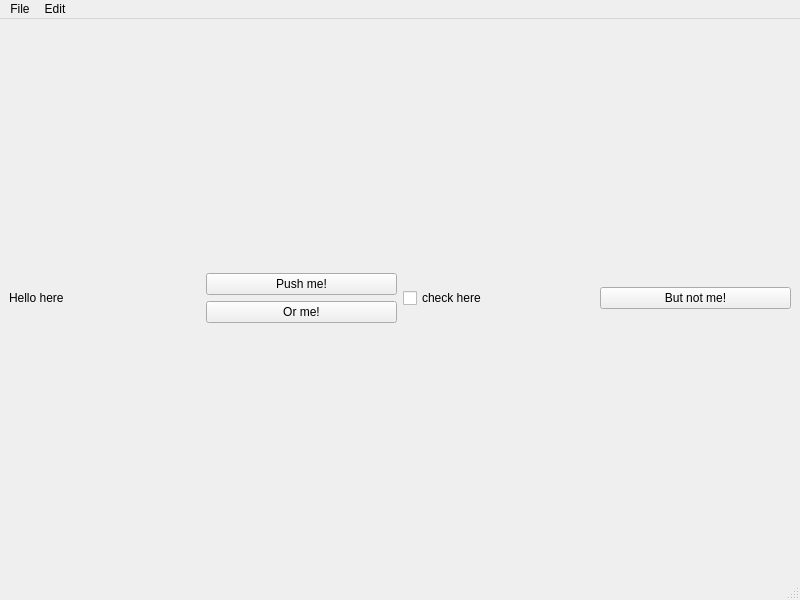
<?xml version="1.0" encoding="UTF-8"?>
<ui version="4.0">
 <class>MainWindow</class>
 <widget class="QMainWindow" name="MainWindow">
  <property name="geometry">
   <rect>
    <x>0</x>
    <y>0</y>
    <width>800</width>
    <height>600</height>
   </rect>
  </property>
  <property name="windowTitle">
   <string>Qt title</string>
  </property>
  <widget class="QWidget" name="centralwidget">
   <layout class="QGridLayout" name="gridLayout">
    <item row="2" column="0">
     <widget class="QLabel" name="label">
      <property name="text">
       <string>Hello here</string>
      </property>
     </widget>
    </item>
    <item row="2" column="2">
     <widget class="QCheckBox" name="checkBox">
      <property name="text">
       <string>check here</string>
      </property>
     </widget>
    </item>
    <item row="2" column="3">
     <widget class="QPushButton" name="pushButton">
      <property name="text">
       <string>But not me!</string>
      </property>
     </widget>
    </item>
    <item row="2" column="1">
     <layout class="QVBoxLayout" name="verticalLayout">
      <item>
       <widget class="QPushButton" name="pushButton_2">
        <property name="text">
         <string>Push me!</string>
        </property>
       </widget>
      </item>
      <item>
       <widget class="QPushButton" name="pushButton_3">
        <property name="text">
         <string>Or me!</string>
        </property>
       </widget>
      </item>
     </layout>
    </item>
   </layout>
  </widget>
  <widget class="QMenuBar" name="menubar">
   <property name="geometry">
    <rect>
     <x>0</x>
     <y>0</y>
     <width>800</width>
     <height>22</height>
    </rect>
   </property>
   <widget class="QMenu" name="menuFile">
    <property name="title">
     <string>File</string>
    </property>
    <addaction name="actionOpen"/>
    <addaction name="actionSave"/>
    <addaction name="separator"/>
    <addaction name="actionExit"/>
   </widget>
   <widget class="QMenu" name="menuEdit">
    <property name="title">
     <string>Edit</string>
    </property>
   </widget>
   <addaction name="menuFile"/>
   <addaction name="menuEdit"/>
  </widget>
  <widget class="QStatusBar" name="statusbar"/>
  <action name="actionOpen">
   <property name="text">
    <string>Open</string>
   </property>
  </action>
  <action name="actionSave">
   <property name="text">
    <string>Save</string>
   </property>
  </action>
  <action name="actionExit">
   <property name="text">
    <string>Exit</string>
   </property>
  </action>
 </widget>
 <resources/>
 <connections/>
</ui>
